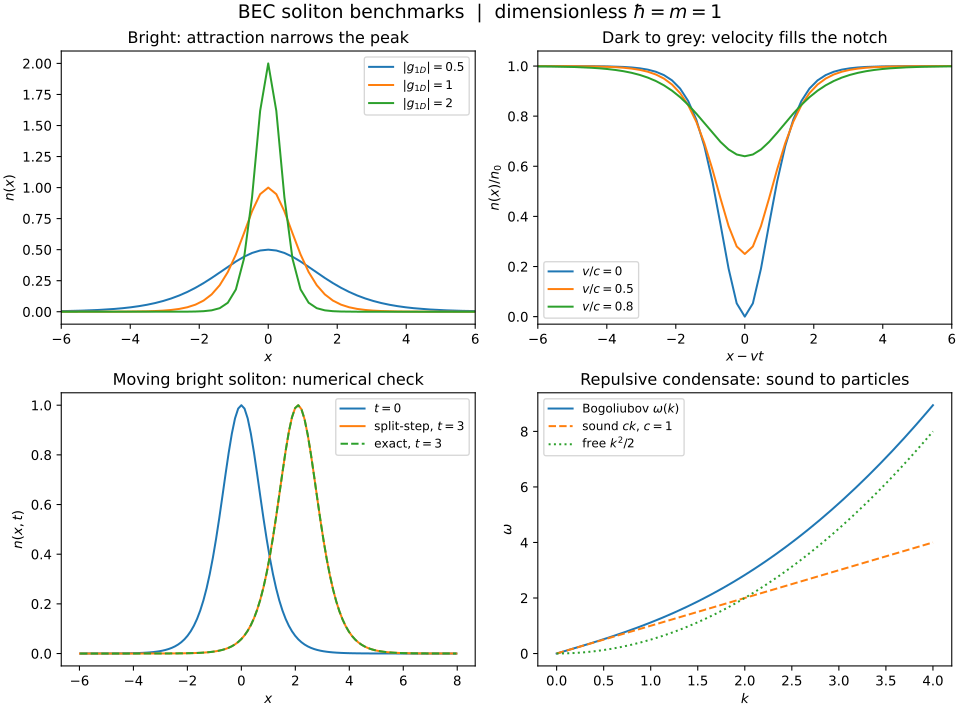

Python code for this plot:
"""Reproducible dimensionless 1D GPE benchmarks for the 5 Oct meeting.

Units: hbar=m=1; i psi_t = -(1/2) psi_xx + g |psi|^2 psi.
The bright simulation uses g=-1, N=2 and a periodic box large enough that
the exponentially small tails do not interact with the boundary on [0, 3].
"""

from pathlib import Path

import matplotlib

matplotlib.use("Agg")
import matplotlib.pyplot as plt
import numpy as np

plt.rcParams["svg.fonttype"] = "none"


def sech(x):
    return 1.0 / np.cosh(x)


def energy(psi, k, dx, g):
    dpsi = np.fft.ifft(1j * k * np.fft.fft(psi))
    return dx * np.sum(0.5 * np.abs(dpsi) ** 2 + 0.5 * g * np.abs(psi) ** 4).real


def propagate_bright():
    nx = 2048
    length = 60.0
    dx = length / nx
    x = -length / 2 + dx * np.arange(nx)
    k = 2 * np.pi * np.fft.fftfreq(nx, d=dx)
    v = 0.7
    g = -1.0
    t_final = 3.0
    dt = 0.002
    nsteps = round(t_final / dt)
    psi = sech(x) * np.exp(1j * v * x)
    density_initial = np.abs(psi) ** 2
    initial_norm = dx * np.sum(density_initial)
    initial_energy = energy(psi, k, dx, g)
    kinetic = np.exp(-0.5j * k**2 * dt)

    for _ in range(nsteps):
        psi *= np.exp(-0.5j * g * np.abs(psi) ** 2 * dt)
        psi = np.fft.ifft(kinetic * np.fft.fft(psi))
        psi *= np.exp(-0.5j * g * np.abs(psi) ** 2 * dt)

    density_final = np.abs(psi) ** 2
    predicted = sech(x - v * t_final) ** 2
    final_norm = dx * np.sum(density_final)
    final_energy = energy(psi, k, dx, g)
    results = {
        "N_initial": initial_norm,
        "N_final": final_norm,
        "relative_N_drift": abs(final_norm - initial_norm) / initial_norm,
        "E_initial": initial_energy,
        "E_final": final_energy,
        "relative_E_drift": abs(final_energy - initial_energy) / abs(initial_energy),
        "max_density_error": np.max(np.abs(density_final - predicted)),
        "peak_position": x[np.argmax(density_final)],
        "expected_peak_position": v * t_final,
    }
    return x, density_initial, density_final, predicted, results


def make_figure(output):
    x, density_initial, density_final, predicted, results = propagate_bright()
    xp = x[::8]  # display sampling only; the solver uses the full grid
    fig, axes = plt.subplots(2, 2, figsize=(10, 7.4), constrained_layout=True)
    ax = axes[0, 0]
    for G in [0.5, 1.0, 2.0]:
        N = 2.0
        L = 2 / (G * N)
        ax.plot(xp, N / (2 * L) * sech(xp / L) ** 2, label=fr"$|g_{{1D}}|={G:g}$")
    ax.set(xlim=(-6, 6), xlabel=r"$x$", ylabel=r"$n(x)$", title="Bright: attraction narrows the peak")
    ax.legend(fontsize=9)

    ax = axes[0, 1]
    for beta in [0.0, 0.5, 0.8]:
        gamma = np.sqrt(1 - beta**2)
        density = 1 - gamma**2 * sech(gamma * xp) ** 2
        ax.plot(xp, density, label=fr"$v/c={beta:g}$")
    ax.set(xlim=(-6, 6), ylim=(-0.03, 1.06), xlabel=r"$x-vt$", ylabel=r"$n(x)/n_0$", title="Dark to grey: velocity fills the notch")
    ax.legend(fontsize=9)

    ax = axes[1, 0]
    indices = np.flatnonzero((x > -6) & (x < 8))[::4]
    ax.plot(x[indices], density_initial[indices], label=r"$t=0$")
    ax.plot(x[indices], density_final[indices], label=r"split-step, $t=3$")
    ax.plot(x[indices], predicted[indices], "--", label=r"exact, $t=3$")
    ax.set(xlabel=r"$x$", ylabel=r"$n(x,t)$", title="Moving bright soliton: numerical check")
    ax.legend(fontsize=9)

    ax = axes[1, 1]
    k = np.linspace(0, 4, 250)
    eps = k**2 / 2
    ax.plot(k, np.sqrt(eps * (eps + 2)), label=r"Bogoliubov $\omega(k)$")
    ax.plot(k, k, "--", label=r"sound $ck$, $c=1$")
    ax.plot(k, eps, ":", label=r"free $k^2/2$")
    ax.set(xlabel=r"$k$", ylabel=r"$\omega$", title="Repulsive condensate: sound to particles")
    ax.legend(fontsize=9)

    fig.suptitle(r"BEC soliton benchmarks  |  dimensionless $\hbar=m=1$", fontsize=14)
    fig.savefig(output, format="svg")
    fig.savefig(output.with_suffix(".png"), dpi=170)
    plt.close(fig)
    return results


if __name__ == "__main__":
    output = Path(__file__).with_name("gpe_soliton_benchmarks.svg")
    for name, value in make_figure(output).items():
        print(f"{name}: {value:.10g}")
    print(f"figure: {output}")
